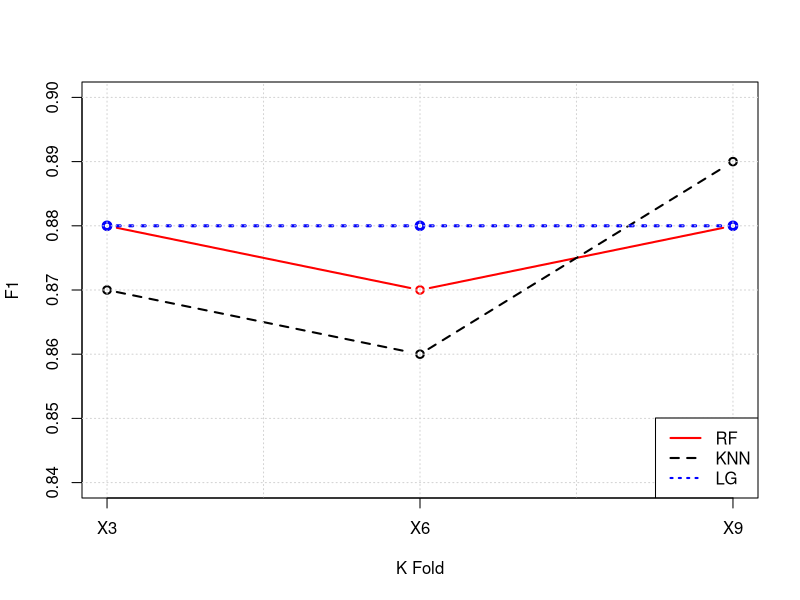

Reproduce this figure in R.
## ---- chunk 1
knitr::opts_chunk$set(echo = TRUE)
## ---- chunk 2
tab<-read.delim(text="
K 3 6 9
RF .88 .87 .88
KNN .87 .86 .89
LG .88 .88 .88
",as.is=TRUE,sep=" ",row.names=1)

tab<-t(tab)

plot(tab[,1],type="b",ylim=c(.84,.90),col="red",lty=1,ylab="F1",lwd=2,xlab="K Fold",xaxt="n")
lines(tab[,2],type="b",col="black",lty=2,lwd=2)
lines(tab[,3],type="b",col="blue",lty=3,lwd=3)
grid()
legend("bottomright",legend=colnames(tab),lty=c(1,2,3),col=c("red","black","blue"),bg="white",lwd=2)
axis(1,at=c(1:nrow(tab)),labels=rownames(tab))
